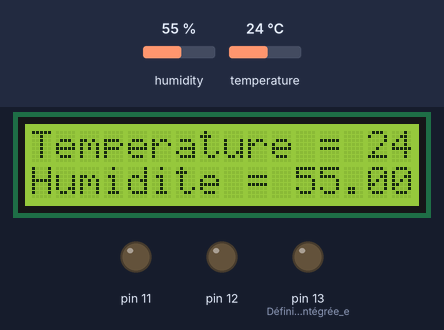
A sketch run on a simulated Arduino Uno, built with avr-gcc and run on an emulated ATmega328P. Parts: 16×2 character LCD, output pins drawn as LEDs (lit = HIGH). The inputs (shaded band) are chosen by the test bench; at power-on: humidity 55 %, temperature 24 °C.

Above: at 1.7 s.
1.8 s: humidity set to 22 %
At 3.0 s:
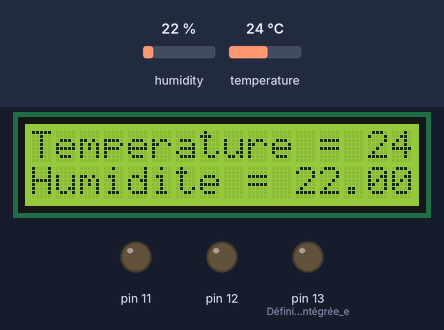
4.6 s: temperature set to 12 °C
At 7.5 s:
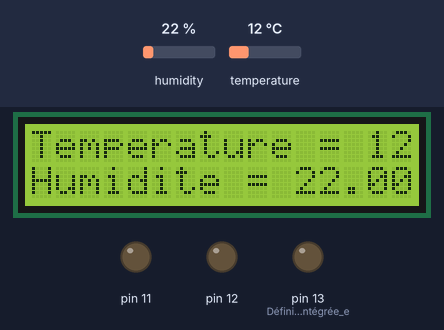
7.8 s: humidity set to 40 %
At 9.3 s:
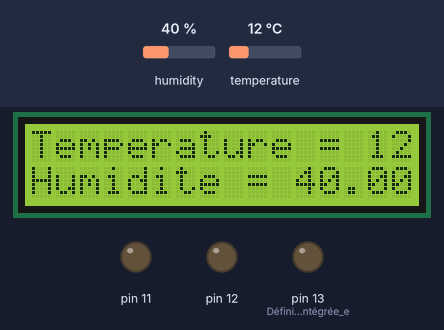
10.6 s: temperature set to 19 °C
At 13.8 s:
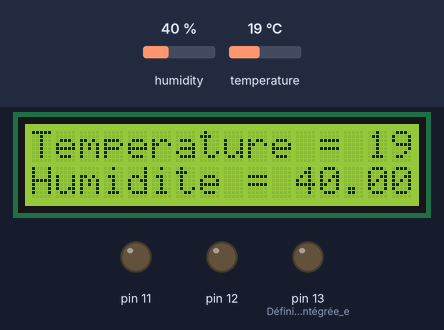
Timing chart, 0 to 15.2 s (numbered marks = the images above; inputs shaded):
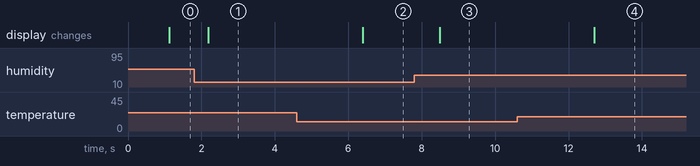

Measured:
- after the input at 1.8 s, the display: changes after 0.39 s (image 1)
- after the input at 4.6 s, the display: changes after 1.8 s (image 2)
- after the input at 7.8 s, the display: changes after 0.70 s (image 3)
- after the input at 10.6 s, the display: changes after 2.1 s (image 4)

The sketch:

etape3.2.ino
```cpp
#include <LiquidCrystal_I2C.h>

#include  <Wire.h>

//initialize the liquid crystal library
//the first parameter is  the I2C address
//the second parameter is how many rows are on your screen
//the  third parameter is how many columns are on your screen
LiquidCrystal_I2C lcd(0x27,  16, 2);

#include "DHT.h"
#define DHTPIN 2
#define DHTTYPE DHT11
DHT dht(DHTPIN, DHTTYPE);

int Temperature = dht.readTemperature();

void setup() {
   pinMode(13, OUTPUT); // Définir la LED intégrée en mode sortie
   pinMode(12, OUTPUT);
   pinMode(11, OUTPUT);


  //initialize lcd screen
  lcd.init();
  // turn on the backlight
  lcd.backlight();

  Serial.begin(9600);

  // Initialise la capteur DHT11
  dht.begin();


}
void loop() {
  //wait  for a second
  delay(1000);
  // tell the screen to write on the top row
  lcd.setCursor(0,0);
  // tell the screen to write “hello, from” on the top  row
  lcd.print("Temperature = " + String(dht.readTemperature())+" °C");
  // tell the screen to write on the bottom  row
  lcd.setCursor(0,1);
  // tell the screen to write “Arduino_uno_guy”  on the bottom row
  // you can change whats in the quotes to be what you want  it to be!
  lcd.print("Humidite = " + String(dht.readHumidity())+" %");


if(Temperature < 22){
   digitalWrite(13, LOW);
   digitalWrite(12, LOW);
   digitalWrite(11, HIGH);
   }

   else if(Temperature >= 18 && Temperature <= 22){
   digitalWrite(13, LOW);
   digitalWrite(12, HIGH);
   digitalWrite(11, LOW);
   }

   else if(Temperature < 18){
   digitalWrite(13, HIGH);
   digitalWrite(12, LOW);
   digitalWrite(11, LOW);
   }
}
```
